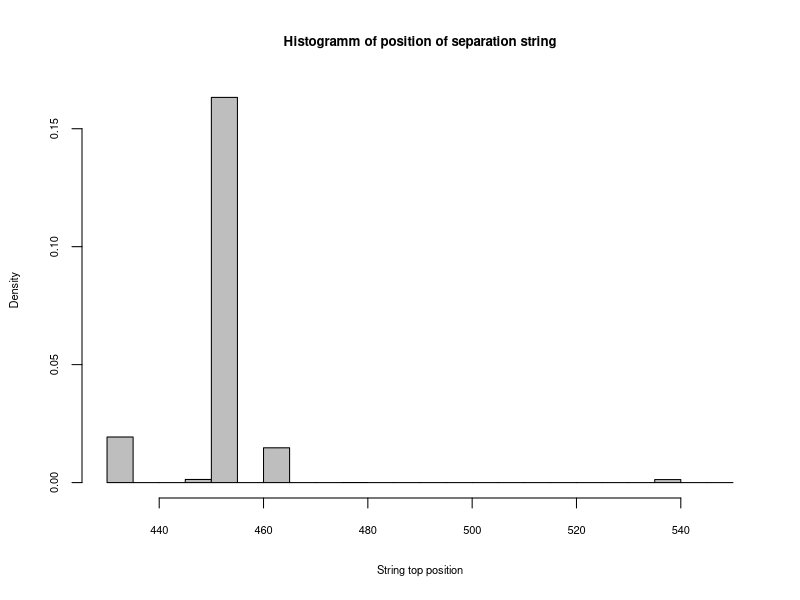

Reproduce this figure in R.
# Author: Patrick Sheehan
# Purpose: Figure out a safe height value to determine where the tables have split
# Input: "table_separation.txt" which has values for where a string which
#        divides the two tables in each PDF is located
# Output(s): Histogram and counts of the "top" value for where the string
#             "Hydraulic Fracturing Fluid Composition:" appears in each file

separation.data <- read.table("table_separation.txt", header=FALSE)$V1
pdf("Histogram_of_Separation_Heights.pdf")
opar=par(ps=8)
separation.hist <- hist(separation.data,
                  main="Histogramm of position of separation string",
                  xlab="String top position",
                  col="gray",
                  freq=FALSE)
opar
dev.off()
print(separation.hist$counts)
